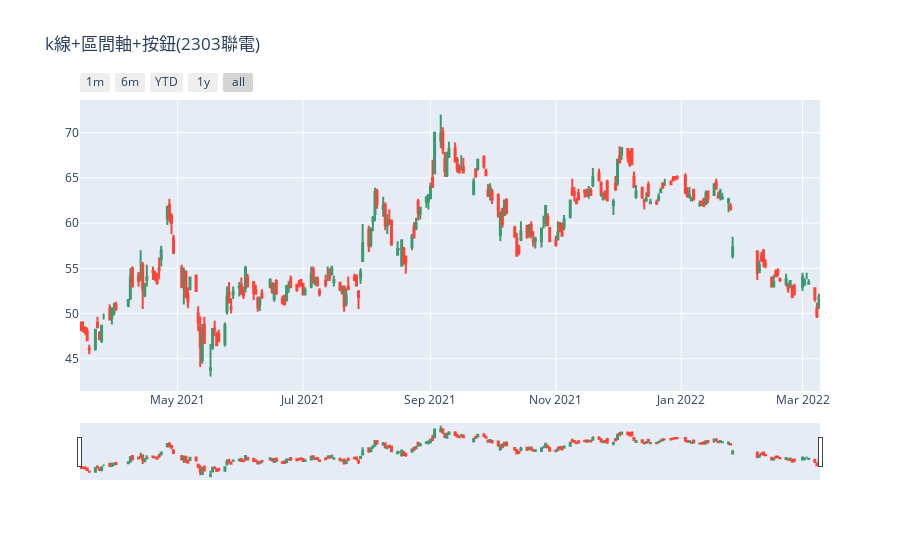

Notebook code cell kept with this figure:
### Code cell
figure = go.Figure(data = [go.Candlestick(x = data.index,
                                        open = data["Open"], 
                                        high = data["High"],
                                        low = data["Low"], 
                                        close = data["Close"])])
figure.update_layout(title = "k線+區間軸+按鈕(2303聯電)")

figure.update_xaxes(
    rangeslider_visible = True,
    rangeselector = dict(
        buttons = list([
            dict(count = 1, label = "1m", step = "month", stepmode = "backward"),
            dict(count = 6, label = "6m", step = "month", stepmode = "backward"),
            dict(count = 1, label = "YTD", step = "year", stepmode = "todate"),
            dict(count = 1, label = "1y", step = "year", stepmode = "backward"),
            dict(step = "all")
        ])
    )
)
figure.show()

### Figure 1 — Plotly figure (JSON) as saved in the notebook; plotly's stock layout.template omitted (floating-point values rounded to 4 significant figures; data arrays with more than 128 entries replaced by an {"elided": "..."} marker saying what was removed)
{"data": [{"close": {"elided": "241 float values"}, "high": {"elided": "241 float values"}, "low": {"elided": "241 float values"}, "open": {"elided": "241 float values"}, "type": "candlestick", "x": {"elided": "241 str values"}}], "layout": {"title": {"text": "k線+區間軸+按鈕(2303聯電)"}, "xaxis": {"rangeselector": {"buttons": [{"count": 1, "label": "1m", "step": "month", "stepmode": "backward"}, {"count": 6, "label": "6m", "step": "month", "stepmode": "backward"}, {"count": 1, "label": "YTD", "step": "year", "stepmode": "todate"}, {"count": 1, "label": "1y", "step": "year", "stepmode": "backward"}, {"step": "all"}]}, "rangeslider": {"visible": true}}}}
